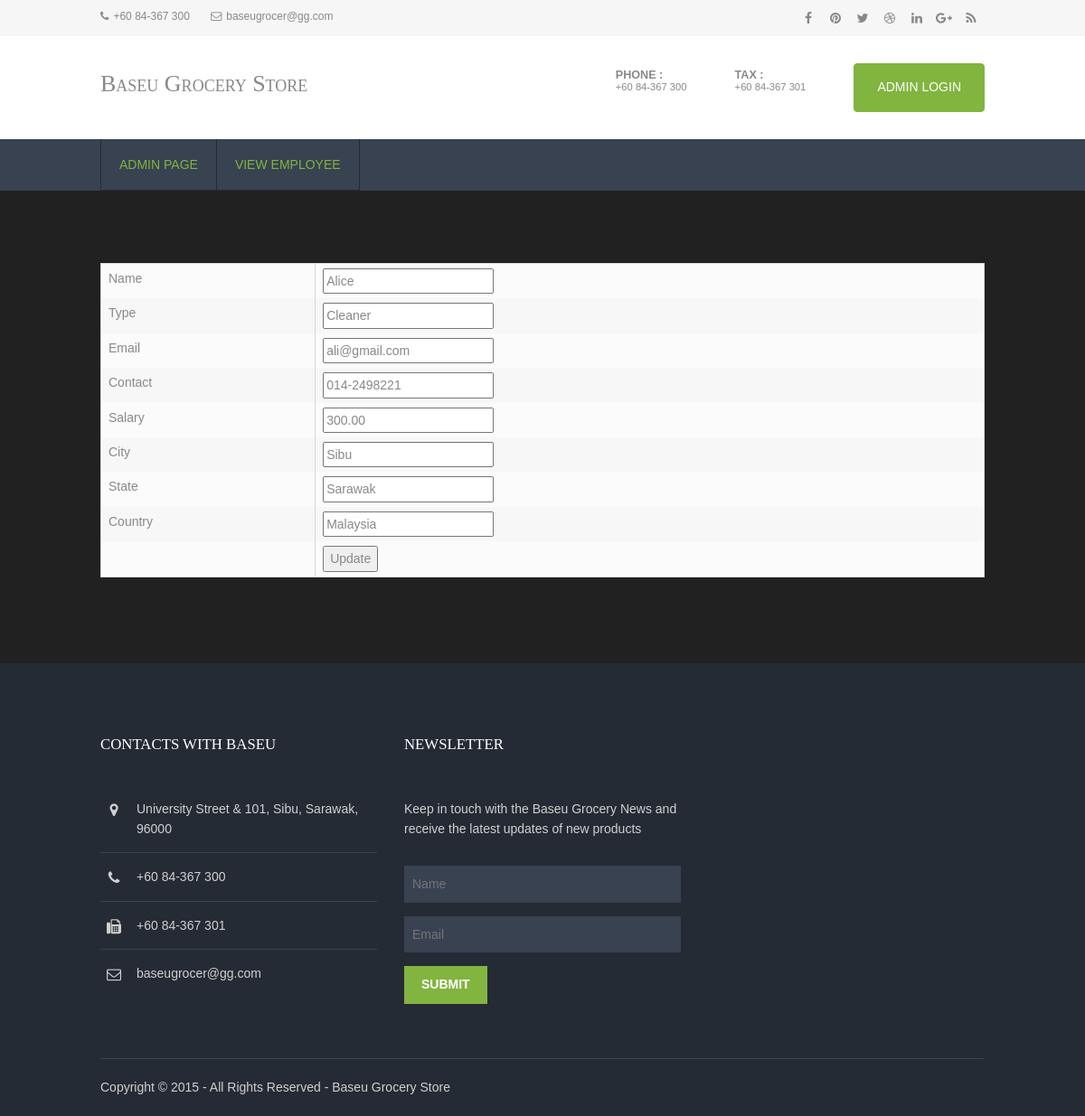
The page /edit_employee.php?emp_id=29 on the database its author committed.
### tables this page shows
CREATE TABLE `employees` (
  `emp_id` int(11) NOT NULL,
  `emp_name` varchar(255) NOT NULL,
  `emp_city` varchar(255) NOT NULL,
  `emp_email` varchar(50) NOT NULL,
  `emp_contact` varchar(50) NOT NULL,
  `emp_salary` decimal(15,2) NOT NULL,
  `emp_state` varchar(255) NOT NULL,
  `emp_country` varchar(255) NOT NULL,
  `emp_role` varchar(255) NOT NULL
);

### edit_employee.php (the view, shortened to what this page needs)
<?php
require('includes/config.php');
require('layout/header.php');
?>
<?php
$id = $_GET['emp_id'];
$sql = "SELECT * FROM employees WHERE emp_id=:emp_id";
$query = $db->prepare($sql);
$query->execute(array(':emp_id' => $id));
while($row = $query->fetch(PDO::FETCH_ASSOC))
{
	$name = $row['emp_name'];
	$role = $row['emp_role'];
	$email = $row['emp_email'];
	$contact = $row['emp_contact'];
	$salary = $row['emp_salary'];
	$city = $row['emp_city'];
	$state = $row['emp_state'];
	$country = $row['emp_country'];
}
require('layout/header.php');
?>
<!DOCTYPE html>
<html>
<head>
<link href="layout/styles/layout.css" rel="stylesheet" type="text/css" media="all">
</head>
<body id="top">
<div class="wrapper row0">
  <div id="topbar" class="hoc clear">
    <div class="fl_left">
      <ul class="nospace inline pushright">
        <li><i class="fa fa-phone"></i>+60 84-367 300</li>
        <li><i class="fa fa-envelope-o"></i>baseugrocer@gg.com</li>
      </ul>
    </div>
    <div class="fl_right">
      <ul class="faico clear">
        <li><a class="faicon-facebook" href="#"><i class="fa fa-facebook"></i></a></li>
        <li><a class="faicon-pinterest" href="#"><i class="fa fa-pinterest"></i></a></li>
        <li><a class="faicon-twitter" href="#"><i class="fa fa-twitter"></i></a></li>
        <li><a class="faicon-dribble" href="#"><i class="fa fa-dribbble"></i></a></li>
        <li><a class="faicon-linkedin" href="#"><i class="fa fa-linkedin"></i></a></li>
        <li><a class="faicon-google-plus" href="#"><i class="fa fa-google-plus"></i></a></li>
        <li><a class="faicon-rss" href="#"><i class="fa fa-rss"></i></a></li>
      </ul>
    </div>
  </div>
</div>
<div class="wrapper row1">
  <header id="header" class="hoc clear">
    <div id="logo" class="fl_left">
      <h1><a href="index.html">Baseu Grocery Store</a></h1>
    </div>
    <div id="quickinfo" class="fl_right">
      <ul class="nospace inline">
        <li><strong>Phone :</strong><br> +60 84-367 300</li>
        <li><strong>Tax :</strong><br> +60 84-367 301</li>
        <li><a class="btn" href="login.php">Admin Login</a></li>
      </ul>
    </div>
  </header>
</div>
<div class="wrapper row2">
  <nav id="mainav" class="hoc clear">
    <ul class="clear">
      <li class="active"><a href="memberpage.php">Admin Page</a></li>
			<li class="active"><a href="view_employee.php">View Employee</a></li>
    </ul>
  </nav>
</div>
<div class="wrapper row3">
  <main class="hoc container clear">
    <div class="content">
			<form name="form1" method="post" action="edit_employee.php">
				<table border="0">
					<tr>
						<td>Name</td>
						<td><input type="text" name="name" value="<?php echo $name;?>"></td>
					</tr>
					<tr>
						<td>Type</td>
						<td><input type="text" name="role" value="<?php echo $role;?>"></td>
					</tr>
					<tr>
						<td>Email</td>
						<td><input type="text" name="email" value="<?php echo $email;?>"></td>
					</tr>
					<tr>
						<td>Contact</td>
						<td><input type="text" name="contact" value="<?php echo $contact;?>"></td>
					</tr>
					<tr>
						<td>Salary</td>
						<td><input type="text" name="salary" value="<?php echo $salary;?>"></td>
					</tr>
					<tr>
						<td>City</td>
						<td><input type="text" name="city" value="<?php echo $city;?>"></td>
					</tr>
					<tr>
						<td>State</td>
						<td><input type="text" name="state" value="<?php echo $state;?>"></td>
					</tr>
					<tr>
						<td>Country</td>
						<td><input type="text" name="country" value="<?php echo $country;?>"></td>
					</tr>
					<tr>
						<td><input type="hidden" name="id" value=<?php echo $_GET['emp_id'];?>></td>
						<td><input type="submit" name="update" value="Update"></td>
					</tr>
				</table>
			</form>
    </div>
  </main>
</div>
<div class="wrapper row4">
  <footer id="footer" class="hoc clear">
    <div class="one_third first">
      <h6 class="title">Contacts with Baseu</h6>
      <ul class="nospace linklist contact">
        <li><i class="fa fa-map-marker"></i>
          <address>
          University Street &amp; 101, Sibu, Sarawak, 96000
          </address>
        </li>
        <li><i class="fa fa-phone"></i> +60 84-367 300<br></li>
        <li><i class="fa fa-fax"></i> +60 84-367 301</li>
        <li><i class="fa fa-envelope-o"></i> baseugrocer@gg.com</li>
      </ul>
    </div>
    <div class="one_third">
      <h6 class="title">Newsletter</h6>
      <p class="btmspace-30">Keep in touch with the Baseu Grocery News and receive the latest updates of new products</p>
      <form method="post" action="#">
        <fieldset>
          <input class="btmspace-15" type="text" value="" placeholder="Name">
          <input class="btmspace-15" type="text" value="" placeholder="Email">
          <button type="submit" value="submit">Submit</button>
        </fieldset>
      </form>
    </div>
  </footer>
</div>
<div class="wrapper row5">
  <div id="copyright" class="hoc clear">
    <p class="fl_left">Copyright &copy; 2015 - All Rights Reserved - <a href="#">Baseu Grocery Store</a></p>
  </div>
</div>
</body>
</html>

### style/main.css (style rules this page uses)
a { color: #EF1F2F; text-decoration: none; }

### layout/styles/layout.css (style rules this page uses)
#topbar { padding:5px 0; font-size:12px; }
#topbar .fl_left { margin-top:4px; }
#topbar .fl_left .inline > li i { margin:0 5px 0 0; line-height:normal; }
#topbar .faico li { margin:0; }
#header { padding:30px 0; }
#header #logo { margin-top:8px; font-variant:small-caps; }
#header #logo h1 { margin:0; padding:0; font-size:26px; }
#header #quickinfo { font-size:.8rem; text-transform:uppercase; }
#header #quickinfo li { margin-right:50px; }
#header #quickinfo li:last-child { margin-right:0; }
#header #quickinfo strong { display:block; margin:0 0 -5px 0; padding:0; font-size:.9rem; }
.container { padding:80px 0; }
#footer { padding:80px 0 60px; }
#footer .title { margin:0 0 50px 0; padding:0; font-size:1.2rem; text-transform:uppercase; }
#footer .linklist li { display:block; margin-bottom:15px; padding:0 0 15px 0; border-bottom:1px solid; }
#footer .linklist li:last-child { margin:0; padding:0; border:none; }
#footer .linklist li::before, #footer .linklist li::after { display:table; content:""; }
#footer .linklist li, #footer .linklist li::after { clear:both; }
#footer .contact.linklist li, #footer .contact.linklist li:last-child { position:relative; padding-left:40px; }
#footer .contact li * { margin:0; padding:0; line-height:1.6; }
#footer .contact li i { display:block; position:absolute; top:0; left:0; width:30px; font-size:16px; text-align:center; }
#footer input, #footer button { border:1px solid; }
#footer input { display:block; width:100%; padding:8px; }
#footer button { padding:8px 18px 10px; text-transform:uppercase; font-weight:700; cursor:pointer; }
#copyright { padding:20px 0; border-top:1px solid; }
#copyright * { margin:0; padding:0; }
*, *::before, *::after { transition:all .3s ease-in-out; }
nav ul, nav ol { margin:0; padding:0; list-style:none; }
#mainav, #breadcrumb, .sidebar nav { line-height:normal; }
#mainav li { display:block; position:relative; float:left; margin:0; padding:0; text-transform:uppercase; }
#mainav li:last-child { margin-right:0; }
#mainav ul.clear { border:solid; border-width:0 0 0 1px; }
#mainav li a { display:block; padding:20px; border:solid; border-width:0 1px 1px 0; border-collapse:collapse; }
table, th, td { border:1px solid; border-collapse:collapse; vertical-align:top; }
table, th { table-layout:auto; }
table { width:100%; margin-bottom:15px; }
th, td { padding:5px 8px; }
td { border-width:0 1px; }
.faico { margin:0; padding:0; list-style:none; }
.faico li { display:inline-block; float:left; margin:0 2px 0 0; padding:0; line-height:normal; }
.faico li:last-child { margin-right:0; }
.faico a { display:inline-block; width:30px; height:30px; line-height:30px; font-size:14px; text-align:center; }
.faico a { color:inherit; background-color:transparent; }
body { color:#888888; background-color:#252B34; }
a { color:#82B440; }
.btn, .btn.inverse:hover { color:#FFFFFF; background-color:#82B440; border-color:#82B440; }
.row0 { color:#888888; background-color:#F6F6F6; }
.row1 { color:#888888; background-color:#FFFFFF; }
.row2, .row2 a { color:#FFFFFF; background-color:#394251; }
.row3 { color:#888888; background-color:#212121; }
.row4 { color:#D0D0D0; background-color:#252B34; }
.row5, .row5 a { color:#D0D0D0; background-color:#252B34; }
#header #logo * { color:inherit; }
#footer .title { color:#FFFFFF; }
#footer .linklist li { border-color:#394251; }
#footer input, #footer button { border-color:transparent; }
#footer input { color:#FFFFFF; background-color:#394251; }
#footer button { color:#FFFFFF; background-color:#82B440; }
#copyright { border-color:#394251; }
#mainav ul.clear { border-color:#252B34; }
#mainav li a { color:inherit; background-color:inherit; border-color:#252B34; }
#mainav .active a, #mainav a:hover, #mainav li:hover > a { color:#82B440; background-color:inherit; }
table, th, td, #comments .avatar, #comments input, #comments textarea { border-color:#D7D7D7; }
tr, #comments li, #comments input[type="submit"], #comments input[type="reset"] { color:inherit; background-color:#FBFBFB; }
tr:nth-child(even), #comments li:nth-child(even) { color:inherit; background-color:#F7F7F7; }
@media screen and (min-width:978px) { .hoc { max-width:978px; } }

### rows shown on the page
employees: name "Alice", role "Cleaner", email "ali@gmail.com", contact "014-2498221", salary "300.00", city "Sibu", state "Sarawak", country "Malaysia"
